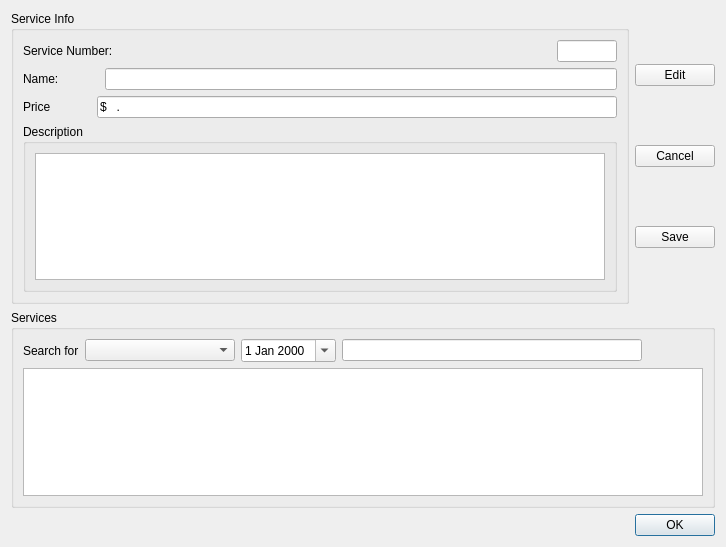
<?xml version="1.0" encoding="UTF-8"?>
<ui version="4.0">
 <class>EditServiceDialog</class>
 <widget class="QDialog" name="EditServiceDialog">
  <property name="geometry">
   <rect>
    <x>0</x>
    <y>0</y>
    <width>726</width>
    <height>547</height>
   </rect>
  </property>
  <property name="windowTitle">
   <string>Edit Services</string>
  </property>
  <layout class="QGridLayout" name="gridLayout">
   <item row="0" column="0">
    <widget class="QGroupBox" name="service_info_groupBox_2">
     <property name="title">
      <string>Service Info</string>
     </property>
     <layout class="QVBoxLayout" name="verticalLayout">
      <item>
       <layout class="QHBoxLayout" name="horizontalLayout_11">
        <item>
         <widget class="QLabel" name="label_10">
          <property name="text">
           <string>Service Number:</string>
          </property>
         </widget>
        </item>
        <item>
         <spacer name="horizontalSpacer">
          <property name="orientation">
           <enum>Qt::Horizontal</enum>
          </property>
          <property name="sizeHint" stdset="0">
           <size>
            <width>40</width>
            <height>20</height>
           </size>
          </property>
         </spacer>
        </item>
        <item>
         <widget class="QLineEdit" name="id_lineEdit">
          <property name="maximumSize">
           <size>
            <width>60</width>
            <height>16777215</height>
           </size>
          </property>
          <property name="readOnly">
           <bool>true</bool>
          </property>
         </widget>
        </item>
       </layout>
      </item>
      <item>
       <layout class="QHBoxLayout" name="horizontalLayout">
        <item alignment="Qt::AlignLeft">
         <widget class="QLabel" name="label">
          <property name="text">
           <string>Name:</string>
          </property>
         </widget>
        </item>
        <item>
         <spacer name="horizontalSpacer_2">
          <property name="orientation">
           <enum>Qt::Horizontal</enum>
          </property>
          <property name="sizeType">
           <enum>QSizePolicy::Fixed</enum>
          </property>
          <property name="sizeHint" stdset="0">
           <size>
            <width>40</width>
            <height>20</height>
           </size>
          </property>
         </spacer>
        </item>
        <item>
         <widget class="QLineEdit" name="name_lineEdit_3"/>
        </item>
       </layout>
      </item>
      <item>
       <layout class="QHBoxLayout" name="horizontalLayout_3">
        <item alignment="Qt::AlignLeft">
         <widget class="QLabel" name="label_4">
          <property name="text">
           <string>Price</string>
          </property>
         </widget>
        </item>
        <item>
         <spacer name="horizontalSpacer_3">
          <property name="orientation">
           <enum>Qt::Horizontal</enum>
          </property>
          <property name="sizeType">
           <enum>QSizePolicy::Fixed</enum>
          </property>
          <property name="sizeHint" stdset="0">
           <size>
            <width>40</width>
            <height>20</height>
           </size>
          </property>
         </spacer>
        </item>
        <item>
         <widget class="QLineEdit" name="price_lineEdit_4">
          <property name="inputMask">
           <string>$999.99</string>
          </property>
         </widget>
        </item>
       </layout>
      </item>
      <item>
       <widget class="QGroupBox" name="groupBox">
        <property name="title">
         <string>Description</string>
        </property>
        <layout class="QVBoxLayout" name="verticalLayout_2">
         <item>
          <widget class="QTextEdit" name="description_textEdit_2"/>
         </item>
        </layout>
       </widget>
      </item>
     </layout>
    </widget>
   </item>
   <item row="0" column="1">
    <layout class="QVBoxLayout" name="verticalLayout_3">
     <item>
      <widget class="QPushButton" name="edit_pushButton">
       <property name="text">
        <string>Edit</string>
       </property>
       <property name="icon">
        <iconset resource="resources.qrc">
         <normaloff>:/images/images/pencil3.png</normaloff>:/images/images/pencil3.png</iconset>
       </property>
      </widget>
     </item>
     <item>
      <widget class="QPushButton" name="cancel_pushButton_2">
       <property name="text">
        <string>Cancel</string>
       </property>
       <property name="icon">
        <iconset resource="resources.qrc">
         <normaloff>:/images/images/1413781093_Delete.png</normaloff>:/images/images/1413781093_Delete.png</iconset>
       </property>
      </widget>
     </item>
     <item>
      <widget class="QPushButton" name="save_pushButton_3">
       <property name="text">
        <string>Save</string>
       </property>
       <property name="icon">
        <iconset resource="resources.qrc">
         <normaloff>:/images/images/document_save.png</normaloff>:/images/images/document_save.png</iconset>
       </property>
      </widget>
     </item>
    </layout>
   </item>
   <item row="1" column="0" colspan="2">
    <widget class="QGroupBox" name="services_groupBox_3">
     <property name="title">
      <string>Services</string>
     </property>
     <layout class="QGridLayout" name="gridLayout_3">
      <item row="0" column="0">
       <layout class="QHBoxLayout" name="horizontalLayout_13">
        <item alignment="Qt::AlignLeft">
         <widget class="QLabel" name="label_11">
          <property name="text">
           <string>Search for</string>
          </property>
         </widget>
        </item>
        <item alignment="Qt::AlignLeft">
         <widget class="QComboBox" name="comboBox">
          <property name="minimumSize">
           <size>
            <width>150</width>
            <height>0</height>
           </size>
          </property>
         </widget>
        </item>
        <item alignment="Qt::AlignLeft">
         <widget class="QDateEdit" name="search_dateEdit">
          <property name="calendarPopup">
           <bool>true</bool>
          </property>
         </widget>
        </item>
        <item>
         <widget class="QLineEdit" name="search_lineEdit_2">
          <property name="minimumSize">
           <size>
            <width>300</width>
            <height>0</height>
           </size>
          </property>
         </widget>
        </item>
        <item>
         <spacer name="horizontalSpacer_4">
          <property name="orientation">
           <enum>Qt::Horizontal</enum>
          </property>
          <property name="sizeHint" stdset="0">
           <size>
            <width>40</width>
            <height>20</height>
           </size>
          </property>
         </spacer>
        </item>
       </layout>
      </item>
      <item row="1" column="0">
       <widget class="QTableView" name="service_tableView"/>
      </item>
     </layout>
    </widget>
   </item>
   <item row="2" column="0" colspan="2">
    <widget class="QDialogButtonBox" name="buttonBox_2">
     <property name="standardButtons">
      <set>QDialogButtonBox::Ok</set>
     </property>
    </widget>
   </item>
  </layout>
 </widget>
 <resources>
  <include location="resources.qrc"/>
 </resources>
 <connections>
  <connection>
   <sender>buttonBox_2</sender>
   <signal>accepted()</signal>
   <receiver>EditServiceDialog</receiver>
   <slot>accept()</slot>
   <hints>
    <hint type="sourcelabel">
     <x>655</x>
     <y>519</y>
    </hint>
    <hint type="destinationlabel">
     <x>678</x>
     <y>266</y>
    </hint>
   </hints>
  </connection>
 </connections>
</ui>
